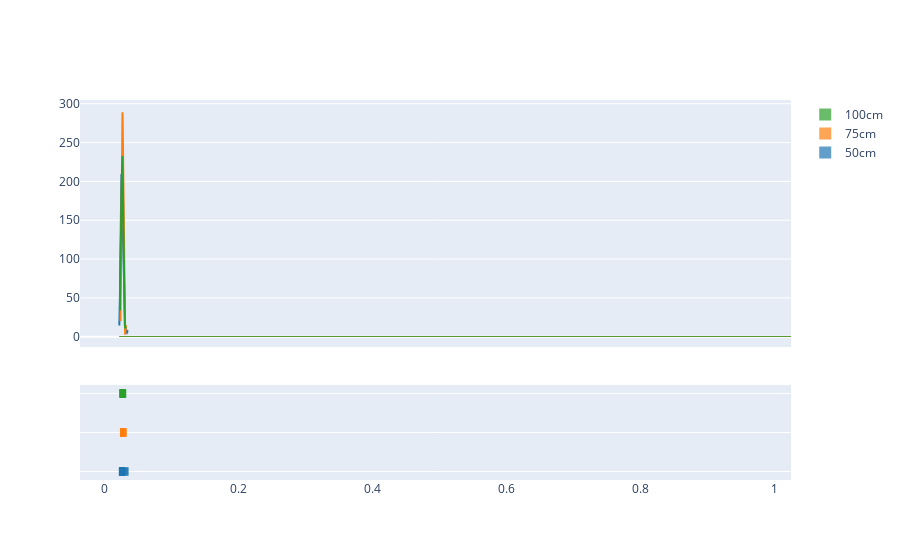

The notebook cell this image was saved under:
### Code cell
fig = ff.create_distplot([vars_50, vars_75, vars_100], ["50cm", "75cm", "100cm"])
fig.show()

### Figure 1 — Plotly figure (JSON) as saved in the notebook; plotly's stock layout.template omitted (floating-point values rounded to 4 significant figures; data arrays with more than 128 entries replaced by an {"elided": "..."} marker saying what was removed)
{"data": [{"autobinx": false, "histnorm": "probability density", "legendgroup": "50cm", "marker": {"color": "rgb(31, 119, 180)"}, "name": "50cm", "opacity": 0.7, "type": "histogram", "x": {"elided": "150 float values"}, "xaxis": "x", "xbins": {"end": 0.03549, "size": 1, "start": 0.02266}, "yaxis": "y"}, {"autobinx": false, "histnorm": "probability density", "legendgroup": "75cm", "marker": {"color": "rgb(255, 127, 14)"}, "name": "75cm", "opacity": 0.7, "type": "histogram", "x": {"elided": "150 float values"}, "xaxis": "x", "xbins": {"end": 0.03262, "size": 1, "start": 0.02438}, "yaxis": "y"}, {"autobinx": false, "histnorm": "probability density", "legendgroup": "100cm", "marker": {"color": "rgb(44, 160, 44)"}, "name": "100cm", "opacity": 0.7, "type": "histogram", "x": {"elided": "150 float values"}, "xaxis": "x", "xbins": {"end": 0.03232, "size": 1, "start": 0.02365}, "yaxis": "y"}, {"legendgroup": "50cm", "marker": {"color": "rgb(31, 119, 180)"}, "mode": "lines", "name": "50cm", "showlegend": false, "type": "scatter", "x": {"elided": "500 float values"}, "xaxis": "x", "y": {"elided": "500 float values"}, "yaxis": "y"}, {"legendgroup": "75cm", "marker": {"color": "rgb(255, 127, 14)"}, "mode": "lines", "name": "75cm", "showlegend": false, "type": "scatter", "x": {"elided": "500 float values"}, "xaxis": "x", "y": {"elided": "500 float values"}, "yaxis": "y"}, {"legendgroup": "100cm", "marker": {"color": "rgb(44, 160, 44)"}, "mode": "lines", "name": "100cm", "showlegend": false, "type": "scatter", "x": {"elided": "500 float values"}, "xaxis": "x", "y": {"elided": "500 float values"}, "yaxis": "y"}, {"legendgroup": "50cm", "marker": {"color": "rgb(31, 119, 180)", "symbol": "line-ns-open"}, "mode": "markers", "name": "50cm", "showlegend": false, "type": "scatter", "x": {"elided": "150 float values"}, "xaxis": "x", "y": {"elided": "150 str values"}, "yaxis": "y2"}, {"legendgroup": "75cm", "marker": {"color": "rgb(255, 127, 14)", "symbol": "line-ns-open"}, "mode": "markers", "name": "75cm", "showlegend": false, "type": "scatter", "x": {"elided": "150 float values"}, "xaxis": "x", "y": {"elided": "150 str values"}, "yaxis": "y2"}, {"legendgroup": "100cm", "marker": {"color": "rgb(44, 160, 44)", "symbol": "line-ns-open"}, "mode": "markers", "name": "100cm", "showlegend": false, "type": "scatter", "x": {"elided": "150 float values"}, "xaxis": "x", "y": {"elided": "150 str values"}, "yaxis": "y2"}], "layout": {"barmode": "overlay", "hovermode": "closest", "legend": {"traceorder": "reversed"}, "xaxis": {"anchor": "y2", "domain": [0, 1], "zeroline": false}, "yaxis": {"anchor": "free", "domain": [0.35, 1], "position": 0}, "yaxis2": {"anchor": "x", "domain": [0, 0.25], "dtick": 1, "showticklabels": false}}}
